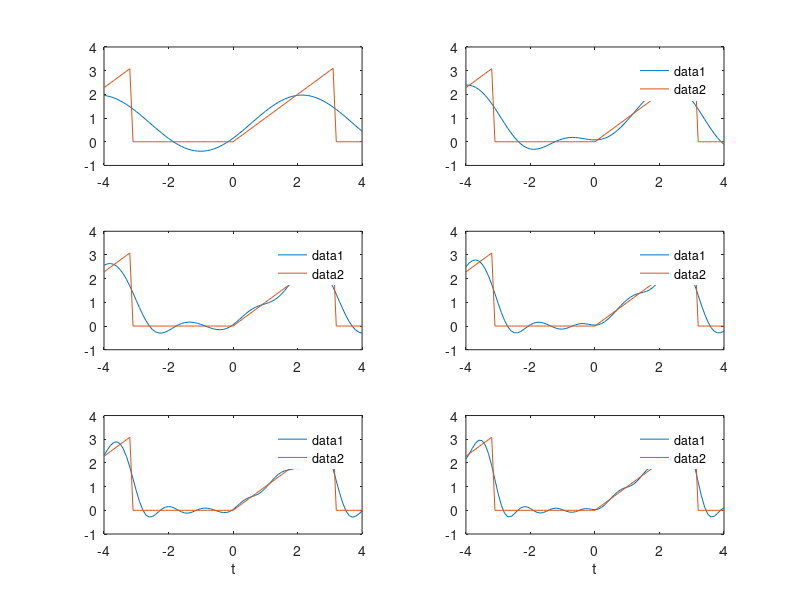

Here is the MATLAB script that generated this plot:
t = [-4:0.1:4]; % create time points in plot
f = zeros(size(t)); % initialize function f(t)
for k = 1:length(t) % construct function f(t)
if t(k) < 0; f(k) = 0; else f(k) = t(k); end;
if t(k) < -pi; f(k) = t(k) + 2*pi; end;
if t(k) > pi ; f(k) = 0; end;
%%
% 
% $$e^{\pi i} + 1 = 0$$
% 
end
% initialize Fourier series with the mean term
fs = (pi/4) * ones(size(t));
clf % clear any figures
for n = 1:6
% create plot of truncated FS with only n harmonic
fs = fs - (2/pi) * cos((2*n-1)*t) / (2*n-1)^2;
fs = fs - (-1)^n * sin(n*t) / n;
subplot(3,2,n), plot(t,fs,t,f)
if n==1
%legend(�mean plus 1 term�,�f(t)�); legend boxoff;
else
%legend([�mean plus �,num2str(n),� terms�],�f(t)�)
legend boxoff
end
if n >= 5; xlabel('t'); end;
end